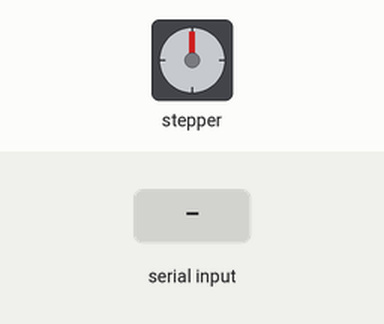
Bench run of a sketch on a simulated Arduino Uno, built with avr-gcc and run on an emulated ATmega328P. Parts: stepper motor. Inputs (shaded band) come from the test bench. Stepper angles assume 200 steps per turn; what the sketch prints to the serial monitor is not drawn.

Above: at 1.2 s.
1.3 s: "90,45\n" received over Serial
At 4.1 s:
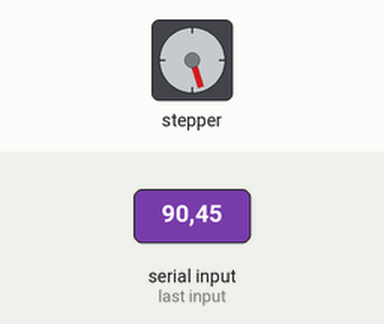
4.3 s: "30,150\n" received over Serial
At 6.3 s:
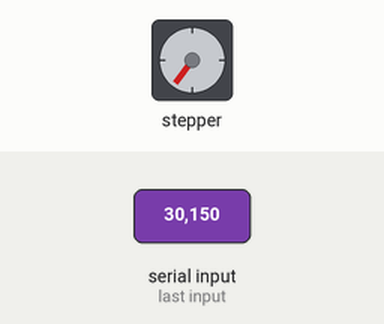
7.2 s: "5\n" received over Serial
At 9.0 s:
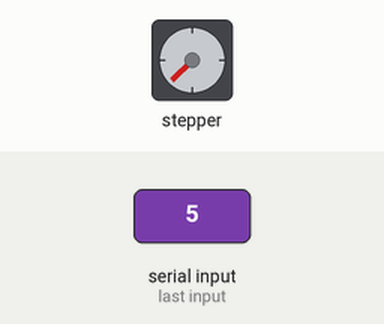
9.7 s: "90\n" received over Serial
At 12.5 s:
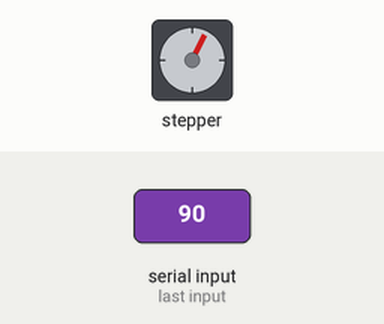
12.7 s: "200\n" received over Serial
At 14.15 s:
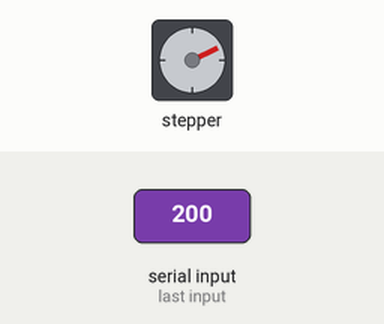
15.7 s: "30,150\n" received over Serial
Timing chart, 0 to 19.7 s (numbered marks = the images above; inputs shaded):
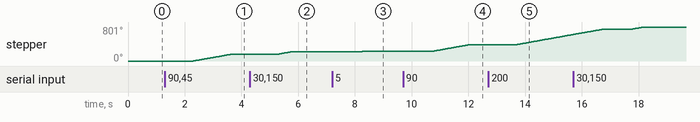

Measured:
- after the input at 1.3 s, stepper: turns 162° clockwise in 1.3 s, starting after 1.0 s
- after the input at 4.3 s, stepper: turns 54° clockwise in 0.44 s, starting after 1.0 s
- after the input at 9.7 s, stepper: turns 162° clockwise in 1.3 s, starting after 1.0 s
- after the input at 12.7 s, stepper: keeps turning clockwise at about 119°/s, starting after 1.0 s

The sketch:

arduinoCode.ino
```cpp
# include <Stepper.h>
int STEPS_PER_REV = 200;
# define SPEED 20
Stepper motor(STEPS_PER_REV, 8,9,10,11);

int steps2rotate;


void setup() {
 Serial.begin(115200);
 motor.setSpeed(SPEED);
}

bool rotate(int steps){
  motor.step(steps);
}

void loop() {
   while (!Serial.available());

   steps2rotate = Serial.readString().toInt();
   rotate(steps2rotate);
   Serial.print(1);

}
```
